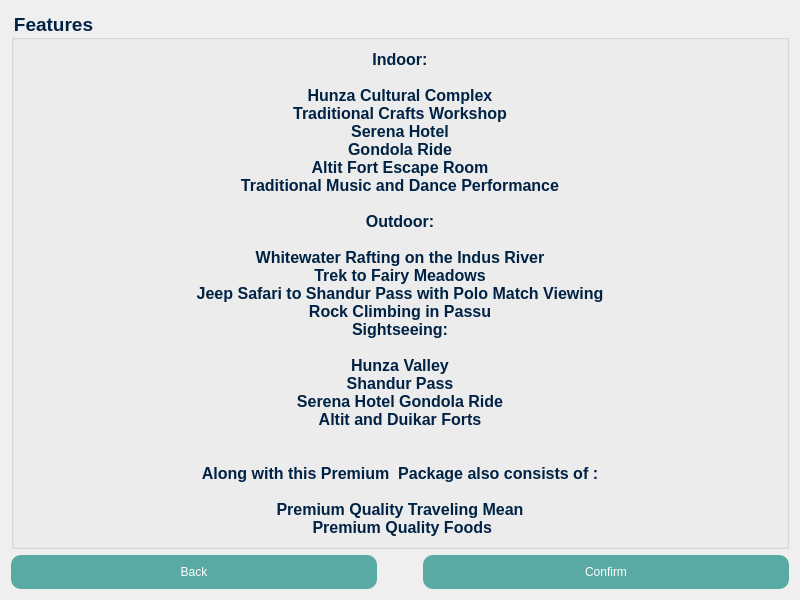
<?xml version="1.0" encoding="UTF-8"?>
<ui version="4.0">
 <class>premium</class>
 <widget class="QDialog" name="premium">
  <property name="geometry">
   <rect>
    <x>0</x>
    <y>0</y>
    <width>800</width>
    <height>600</height>
   </rect>
  </property>
  <property name="windowTitle">
   <string>Dialog</string>
  </property>
  <property name="styleSheet">
   <string notr="true">#premium {
  border-image:url(:/images/images/background.PNG);
}</string>
  </property>
  <layout class="QGridLayout" name="gridLayout">
   <item row="1" column="0">
    <layout class="QHBoxLayout" name="horizontalLayout">
     <item>
      <widget class="QPushButton" name="backbtn">
       <property name="styleSheet">
        <string notr="true">padding: 10px;
border-radius:10px;
background-color: rgb(89, 170, 163);
color:rgb(255, 255, 255);
</string>
       </property>
       <property name="text">
        <string>Back</string>
       </property>
      </widget>
     </item>
     <item>
      <spacer name="horizontalSpacer">
       <property name="orientation">
        <enum>Qt::Horizontal</enum>
       </property>
       <property name="sizeType">
        <enum>QSizePolicy::Minimum</enum>
       </property>
       <property name="sizeHint" stdset="0">
        <size>
         <width>40</width>
         <height>20</height>
        </size>
       </property>
      </spacer>
     </item>
     <item>
      <widget class="QPushButton" name="cofirmbtn">
       <property name="styleSheet">
        <string notr="true">padding: 10px;
border-radius:10px;
background-color: rgb(89, 170, 163);
color:rgb(255, 255, 255);
</string>
       </property>
       <property name="text">
        <string>Confirm</string>
       </property>
      </widget>
     </item>
    </layout>
   </item>
   <item row="0" column="0">
    <widget class="QGroupBox" name="groupBox">
     <property name="font">
      <font>
       <family>Arial</family>
       <pointsize>14</pointsize>
       <bold>true</bold>
      </font>
     </property>
     <property name="layoutDirection">
      <enum>Qt::LeftToRight</enum>
     </property>
     <property name="styleSheet">
      <string notr="true">color:#002244</string>
     </property>
     <property name="title">
      <string>Features</string>
     </property>
     <layout class="QVBoxLayout" name="verticalLayout">
      <item>
       <widget class="QLabel" name="label">
        <property name="font">
         <font>
          <family>Arial</family>
          <pointsize>12</pointsize>
          <bold>true</bold>
         </font>
        </property>
        <property name="layoutDirection">
         <enum>Qt::LeftToRight</enum>
        </property>
        <property name="styleSheet">
         <string notr="true">color:#002244;</string>
        </property>
        <property name="text">
         <string>Indoor:

Hunza Cultural Complex
Traditional Crafts Workshop
Serena Hotel 
Gondola Ride 
Altit Fort Escape Room
Traditional Music and Dance Performance

Outdoor:

Whitewater Rafting on the Indus River
Trek to Fairy Meadows
Jeep Safari to Shandur Pass with Polo Match Viewing
Rock Climbing in Passu
Sightseeing:

Hunza Valley
Shandur Pass
Serena Hotel Gondola Ride
Altit and Duikar Forts


Along with this Premium  Package also consists of :

Premium Quality Traveling Mean
 Premium Quality Foods</string>
        </property>
        <property name="alignment">
         <set>Qt::AlignCenter</set>
        </property>
       </widget>
      </item>
     </layout>
    </widget>
   </item>
  </layout>
 </widget>
 <resources/>
 <connections/>
</ui>
